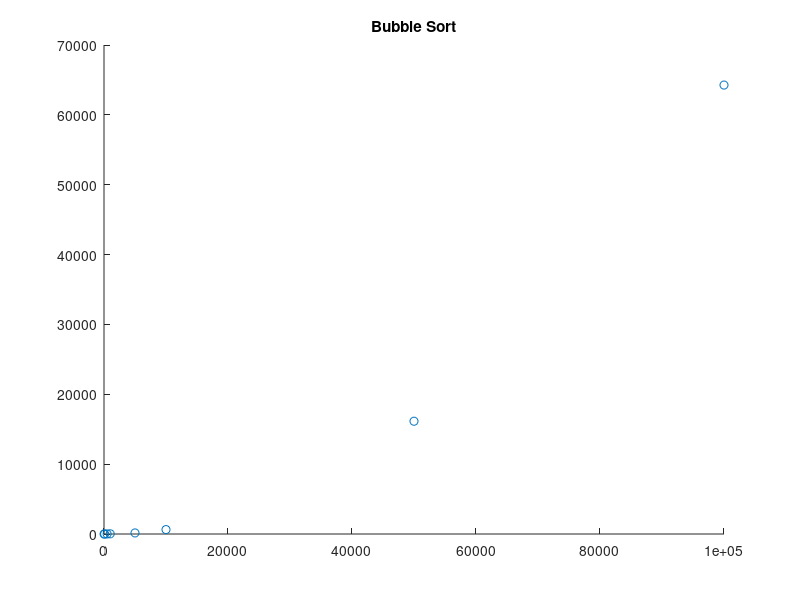
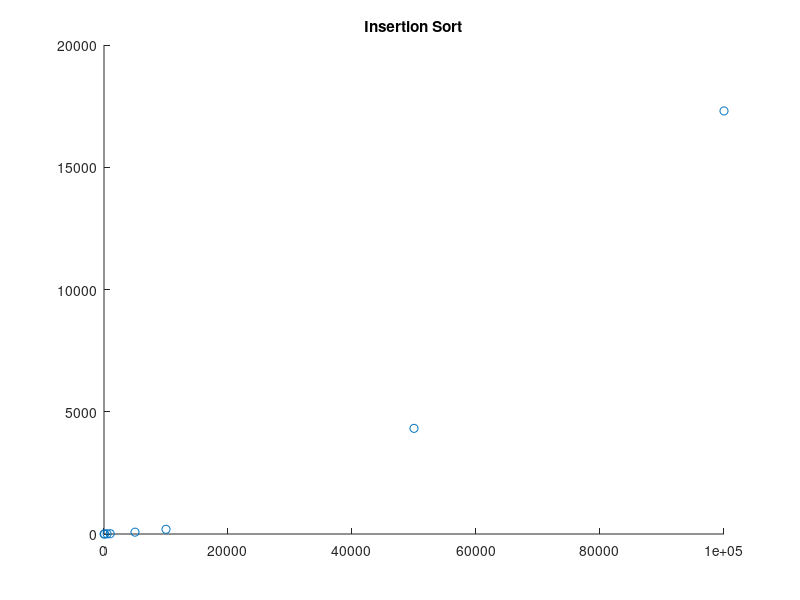
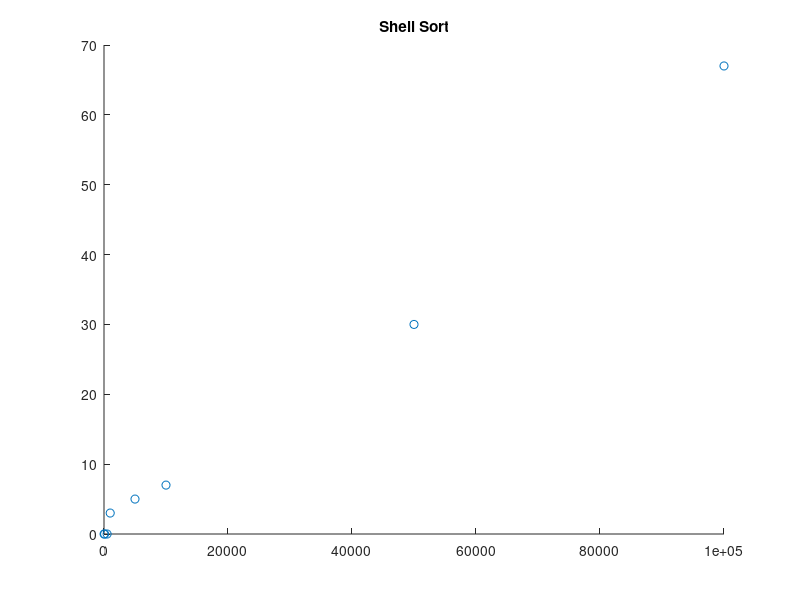
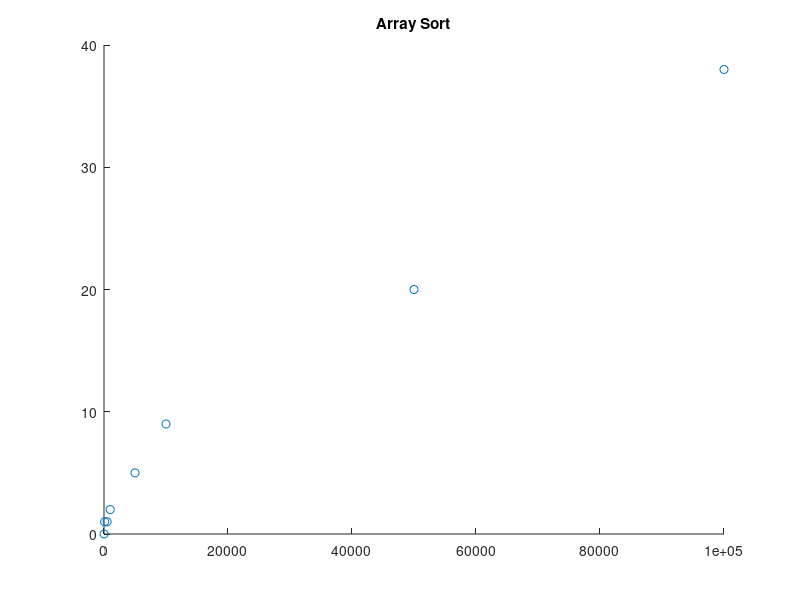

The MATLAB source for these figures, in order:
%Nick Graham Plotting
%CSC 172 Lab 14
figure
title ('Bubble Sort')
hold on;
x = [10 100 500 1000 5000 10000 50000 100000];
y = [0 2 10 27 152 632 16144 64265];
hold on;
scatter(x,y)

figure
title ('Insertion Sort')
x = [10 100 500 1000 5000 10000 50000 100000];
y = [0 1 7 11 75 192 4321 17303];
hold on;
scatter(x,y)

figure
title ('Shell Sort')
x = [10 100 500 1000 5000 10000 50000 100000];
y = [0 0 0 3 5 7 30 67];
hold on;
scatter(x,y)

figure
title ('Array Sort')
x = [10 100 500 1000 5000 10000 50000 100000];
y = [0 1 1 2 5 9 20 38];
hold on;
scatter(x,y)